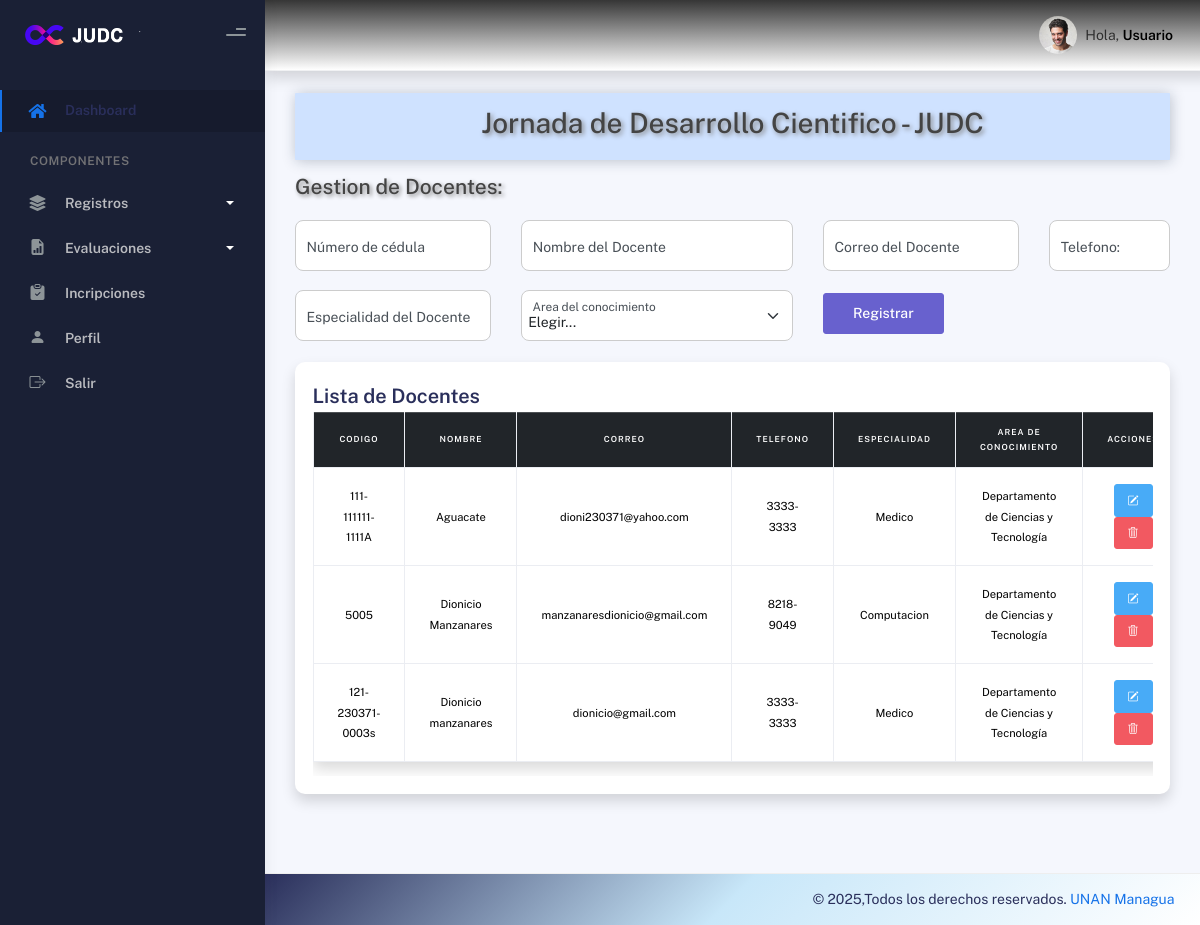
Page /docente/ on the committed database.
### appjudc/models.py (models this page shows, shortened)
class Docente(models.Model):
    AREA_CHOICES = [
        ('1', 'Departamento de Ciencias y Tecnología'),
        ('2', 'Departamento de Ciencias Economicas y Administrativas'),
        ('3', 'Departamento de Educación y Humanidades'),
    ]
    codigo_docente = models.CharField(max_length=20, primary_key=True, unique=True, verbose_name="Código del Docente")
    nombre = models.CharField(max_length=200, verbose_name="Nombre del Docente")
    email = models.EmailField(unique=True, verbose_name="Correo Electrónico")
    telefono = models.CharField(max_length=9, verbose_name="Teléfono")
    especialidad = models.CharField(max_length=200, verbose_name="Especialidad")
    area_conocimiento = models.CharField(max_length=1, choices=AREA_CHOICES, verbose_name="Área de Conocimiento")
    fecha_registro = models.DateTimeField(auto_now_add=True, verbose_name="Fecha de Registro")
    class Meta:
        verbose_name = "Docente"
        verbose_name_plural = "Docentes"
        ordering = ['nombre']

### appjudc/views.py (the view)
# urls.py: path('docente/', views.docente, name='docente'),
def docente(request):
    docentes = Docente.objects.all()
    return render(request, 'vistas/docente.html', {'docentes': docentes})

### appjudc/templates/vistas/docente.html (shortened to what this page needs)
{% extends 'baseadmin.html' %}
{% load static %}
{% block contenido %}
<div class="col-md-12 content-area ">
    <div class="alert bg-primary-subtle text-center">
        <h2 style="text-shadow: 2px 2px 5px gray;">Jornada de Desarrollo Cientifico - JUDC </h2>
    </div>
    <h3 style="text-shadow: 2px 2px 4px gray;">Gestion de Docentes:</h3>
    <form action="/registrarDocente/" method="post" class="mt-4 needs-validation" novalidate>
        <div class="row">
            <div class="col-6 col-md-3 mb-3">
                <div class="form-floating">
                    <input type="text" class="form-control mi-input" id="codigodocente" name="codigodocente"
                        placeholder="121-230371-0003A" pattern="^\d{3}-\d{6}-\d{4}[A-Za-z]$"
                        title="Formato: 121-230371-0003A (último carácter letra, mayúscula o minúscula)" maxlength="16"
                        autofocus required>
                    <label for="codigodocente" class="form-label">Número de cédula</label>
                </div>
            </div>
            <div class="col-6 col-md-4 mb-3">
                <div class="form-floating">
                    <input type="text" class="form-control mi-input" id="nombre" name="nombre"
                        placeholder="Ingrese el nombre del docente" required>
                    <label for="nombre" class="form-label">Nombre del Docente</label>
                </div>
            </div>
            <div class="col-6 col-md-3 mb-3">
                <div class="form-floating">
                    <input type="email" class="form-control mi-input" id="email" name="email"
                        placeholder="Ingrese el correo del docente" required>
                    <label for="email" class="form-label">Correo del Docente</label>
                </div>
            </div>
            <div class="col-6 col-md-2 mb-3">
                <div class="form-floating">
                    <input type="text" class="form-control mi-input" id="telefono" name="telefono"
                        placeholder="9999-9999" title="Formato: 9999-9999" required pattern="^\d{4}-\d{4}$" required>
                    <label for="telefono" class="form-label">Telefono:</label>
                </div>
            </div>
            <div class="col-6 col-md-3 mb-3">
                <div class="form-floating">
                    <input type="text" class="form-control mi-input" id="especialidad" name="especialidad"
                        placeholder="Ingrese la especialidad del docente" required pattern="^[A-Za-zÁÉÍÓÚáéíóúÑñ\s]+$"
                        title="Solo letras y espacios">
                    <label for="especialidad" class="form-label">Especialidad del Docente</label>
                </div>
            </div>
            <div class="col-6 col-md-4 mb-3">
                <div class="form-floating">
                    <select class="form-select mi-input" id="areaconocimiento" name="areaconocimiento" required>
                        <option selected disabled value="">Elegir...</option>
                    </select>
                    <label for="areaconocimiento" class="form-label">Area del conocimiento</label>
                </div>
            </div>
            <div class="col-12 col-md-2 mb-4 d-flex align-items-end ">
                <button type="submit" class="btn btn-secondary w-100">Registrar</button>
            </div>
        </div>
    </form>
    <div class="row mt-2">
        <div class="col-md-12">
            <div class="card shadow">
                <div class="card-body">
                    <h5 class="card-title">Lista de Docentes</h5>
                    <div class="table-responsive">
                        <table class="table table-responsive table-bordered table-hover text-center shadow">
                            <thead class="table-dark">
                                <tr>
                                    <th>Codigo</th>
                                    <th>Nombre</th>
                                    <th>Correo</th>
                                    <th>Telefono</th>
                                    <th>Especialidad</th>
                                    <th>Area de Conocimiento</th>
                                    <th colspan="2">Acciones</th>
                                </tr>
                            </thead>
                            <tbody>
                                {% for docente in docentes %}
                                <tr>
                                    <td>{{docente.codigo_docente}}</td>
                                    <td>{{docente.nombre}}</td>
                                    <td>{{docente.email}}</td>
                                    <td>{{docente.telefono}}</td>
                                    <td>{{docente.especialidad}}</td>
                                    <td>{{docente.get_area_conocimiento_display}}</td>
                                    <td>
                                        <a href="editDocente/{{docente.codigo_docente}}" class="btn btn-info btn-sm"><i
                                                class="bi bi-pencil-square"></i></a>
                                        <a href="borrarDocente/{{docente.codigo_docente}}"
                                            onclick=" return confirm('Eliminar docente {{docente.nombre}}?')"
                                            class="btn btn-danger btn-sm"><i class="bi bi-trash3"></i></a>
                                </tr>
                                {% empty %}
                                <tr>
                                    <td colspan="7">No hay docentes registrados</td>
                                </tr>
                                {% endfor %}
                            </tbody>
                        </table>
                    </div>
                </div>
            </div>
        </div>
    </div>
</div>
{% endblock %}

### appjudc/templates/baseadmin.html (shortened to what this page needs)
{% load static %}
<!DOCTYPE html>
<html lang="en">
<head>
    <link rel="stylesheet" href="{% static 'assets/css/bootstrap.min.css' %}" />
    <link rel="stylesheet" href="{% static 'assets/css/plugins.min.css' %}" />
    <link rel="stylesheet" href="{% static 'assets/css/estilo.min.css' %}" />
    <link rel="stylesheet" href="https://cdn.jsdelivr.net/npm/bootstrap-icons@1.13.1/font/bootstrap-icons.min.css">
    <link rel="stylesheet" href="{% static 'assets/css/demo.css' %}" />
    <link rel="stylesheet" href="{% static 'css/estilo.css' %}">
</head>
<body>
    <div class="wrapper">
        {% include 'header.html' %}
        <div class="main-panel">
            <div class="main-header">
                <nav class="navbar navbar-header navbar-header-transparent navbar-expand-lg border-bottom shadow"
                    style="background: linear-gradient(180deg, #363636,#ffffff);">
                    <div class="container-fluid">
                        <ul class="navbar-nav topbar-nav ms-md-auto align-items-center">
                            <li class="nav-item topbar-user dropdown hidden-caret">
                                <a class="dropdown-toggle profile-pic" data-bs-toggle="dropdown" href="#"
                                    aria-expanded="false">
                                    <div class="avatar-sm">
                                        <img src="{% static 'assets/img/profile.jpg' %}" alt="..."
                                            class="avatar-img rounded-circle" />
                                    </div>
                                    <span class="profile-username">
                                        <span class="op-7">Hola,</span>
                                        <span class="fw-bold">Usuario</span>
                                    </span>
                                </a>
                            </li>
                        </ul>
                    </div>
                </nav>
            </div>
            <div class="container">
                <div class="page-inner">
                    <div class="page-category">
                        {% block contenido %} {% endblock %}
                    </div>
                </div>
            </div>
            <footer class="footer" style="background: linear-gradient(315deg, #ffffff,#c8e7f9,#2a2f5b);">
                <div class="container-fluid d-flex justify-content-between">
                    <div class="copyright">
                        &copy; 2025,Todos los derechos reservados.
                        <a href="#">UNAN Managua</a>
                    </div>
                </div>
            </footer>
        </div>
    </div>
</body>
</html>

### appjudc/templates/header.html (shortened to what this page needs)
{% load static %}
<div class="sidebar" data-background-color="dark">
    <div class="sidebar-logo">
        <div class="logo-header" data-background-color="dark">
            <a href="#" class="logo">
                <img src="{% static 'assets/img/kaiadmin/logo_light1.png' %}" alt="navbar brand" class="navbar-brand"
                    height="20" />
            </a>
            <div class="nav-toggle">
                <button class="btn btn-toggle toggle-sidebar">
                    <i class="gg-menu-right"></i>
                </button>
            </div>
        </div>
    </div>
    <div class="sidebar-wrapper scrollbar scrollbar-inner">
        <div class="sidebar-content">
            <ul class="nav nav-primary">
                <li class="nav-item active">
                    <a href="{% url 'index' %}">
                        <i class="fas fa-home"></i>
                        <p>Dashboard</p>
                    </a>
                </li>
                <li class="nav-section">
                    <h4 class="text-section">Componentes</h4>
                </li>
                <li class="nav-item">
                    <a data-bs-toggle="collapse" href="#reg">
                        <i class="fas fa-layer-group"></i>
                        <p>Registros</p>
                        <span class="caret" style="color: #fff"></span>
                    </a>
                </li>
                <li class="nav-item">
                    <a data-bs-toggle="collapse" href="#eval">
                        <i class="bi bi-file-earmark-bar-graph-fill"></i>
                        <p>Evaluaciones</p>
                        <span class="caret" style="color: #fff"></span>
                    </a>
                </li>
                <li class="nav-item"><a href="#"><i class="bi bi-clipboard-check-fill"></i>
                        <p>Incripciones</p>
                    </a>
                </li>
                <li class="nav-item"><a href="#"><i class="bi bi-person-fill"></i>
                        <p>Perfil</p>
                    </a>
                </li>
                <li class="nav-item"><a href="#"><i class="bi bi-box-arrow-right"></i>
                        <p>Salir</p>
                    </a>
                </li>
            </ul>
        </div>
    </div>
</div>

### appjudc/static/css/estilo.css (style rules this page uses)
.mi-input { padding: 6px; border: 1px solid #ccc; border-radius: 8px; transition: border-color 0.5s ease; }

### rows in the picture
Docente: codigo_docente "111-111111-1111A", nombre "Aguacate", email "dioni230371@yahoo.com", telefono "3333-3333", especialidad "Medico", area_conocimiento "Departamento de Ciencias y Tecnología"
Docente: codigo_docente "5005", nombre "Dionicio Manzanares", email "manzanaresdionicio@gmail.com", telefono "8218-9049", especialidad "Computacion", area_conocimiento "Departamento de Ciencias y Tecnología"
Docente: codigo_docente "121-230371-0003s", nombre "Dionicio manzanares", email "dionicio@gmail.com", telefono "3333-3333", especialidad "Medico", area_conocimiento "Departamento de Ciencias y Tecnología"
